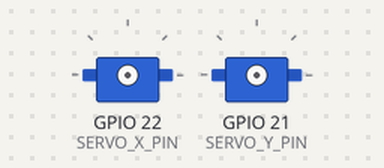
A sketch run on a simulated ESP32. Parts: 2 × servo. Servo pulses on a pin are drawn as a servo (544–2400 µs = 0–180°).

Above: at 0.1 s.
At 8.09 s:
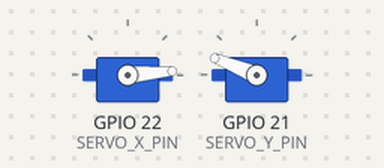
At 23.41 s:
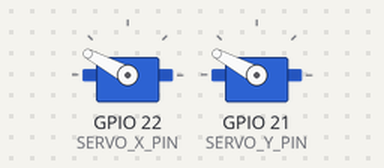
At 39.61 s:
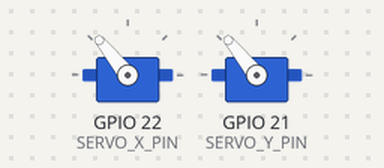
Timing chart, 0 to 40.0 s (numbered marks = the images above):
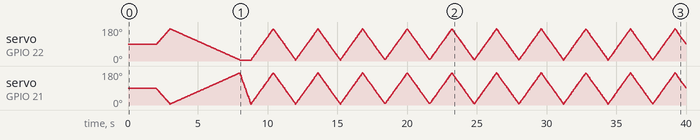

The sketch:

servoTest02.ino
```cpp
struct XYPos {
  int x;
  int y;
};

#include <Arduino.h>
#include <M5Unified.h>
#include <Wire.h>
#include <driver/gpio.h>   // gpio_reset_pin を使う場合

static constexpr uint32_t SERVO_HZ = 50;
static constexpr uint8_t RES_BITS = 16;
static constexpr uint32_t PERIOD_US = 1000000UL / SERVO_HZ;
static constexpr uint32_t DUTY_MAX = (1UL << RES_BITS) - 1;

static constexpr uint8_t SERVO_X_PIN = 22;
static constexpr uint8_t SERVO_Y_PIN = 21;
static constexpr uint8_t CH_X = 6;
static constexpr uint8_t CH_Y = 5;

static constexpr int MIN_US_X = 600;
static constexpr int MAX_US_X = 2300;
static constexpr int MIN_US_Y = 600;
static constexpr int MAX_US_Y = 2300;

// 速度上限（deg/sec）…実機で詰める
static constexpr uint32_t MAX_DEG_PER_SEC_X = 300;
static constexpr uint32_t MAX_DEG_PER_SEC_Y = 300;

// 更新周期（50Hzなら20msが筋）
static constexpr uint32_t SERVO_TICK_MS = 20;

static inline int clampDeg(int deg) {
  if (deg < -90) deg = -90;
  if (deg > 90) deg = 90;
  return deg;
}

static inline uint32_t us_to_duty(uint32_t us) {
  return us * DUTY_MAX / PERIOD_US;
}

static inline void ledcWriteUs(uint8_t ch, int us) {
  if (ch == CH_X) {
    if (us < MIN_US_X) us = MIN_US_X;
    if (us > MAX_US_X) us = MAX_US_X;
  } else {
    if (us < MIN_US_Y) us = MIN_US_Y;
    if (us > MAX_US_Y) us = MAX_US_Y;
  }
  ledcWriteChannel(ch, us_to_duty((uint32_t)us));
}

static inline void servoWriteDeg(uint8_t ch, int deg) {
  deg = clampDeg(deg);
  int us;
  if (ch == CH_X) us = MIN_US_X + (deg + 90) * (MAX_US_X - MIN_US_X) / 180;
  else us = MIN_US_Y + (deg + 90) * (MAX_US_Y - MIN_US_Y) / 180;
  ledcWriteUs(ch, us);
}

static inline void applyXY(const XYPos& p) {
  servoWriteDeg(CH_X, p.x);
  servoWriteDeg(CH_Y, p.y);
}

// --- 目的地セット（-90..+90） ---
static XYPos g_cur = { 0, 0 };
static XYPos g_next = { 0, 0 };

static inline void setNextXY(int x1, int y1) {
  g_next.x = clampDeg(x1);
  g_next.y = clampDeg(y1);
}

// --- 移動状態（非ブロッキング） ---
struct MoveState {
  bool active = false;
  XYPos start{ 0, 0 };
  XYPos target{ 0, 0 };
  uint32_t t0 = 0;
  uint32_t duration = 0;
  uint32_t nextTick = 0;
} g_mv;

static inline uint32_t ceil_div_u32(uint32_t a, uint32_t b) {
  return (a + b - 1) / b;
}

// 指定msを「速度上限」＋「tick境界」にクランプ
static uint32_t clampDurationMs(const XYPos& s, const XYPos& t, uint32_t reqMs) {
  const uint32_t dx = (uint32_t)abs(t.x - s.x);
  const uint32_t dy = (uint32_t)abs(t.y - s.y);

  const uint32_t minMsX = (MAX_DEG_PER_SEC_X == 0) ? 0 : ceil_div_u32(dx * 1000UL, MAX_DEG_PER_SEC_X);
  const uint32_t minMsY = (MAX_DEG_PER_SEC_Y == 0) ? 0 : ceil_div_u32(dy * 1000UL, MAX_DEG_PER_SEC_Y);
  uint32_t minMs = (minMsX > minMsY) ? minMsX : minMsY;

  uint32_t ms = reqMs;
  if (ms < minMs) ms = minMs;

  // tick(20ms)に丸め（0は許可）
  if (ms != 0) {
    ms = ceil_div_u32(ms, SERVO_TICK_MS) * SERVO_TICK_MS;
  }
  return ms;
}

static void moveBegin(uint32_t durationMs) {
  g_mv.start = g_cur;
  g_mv.target = g_next;

  uint32_t ms = clampDurationMs(g_mv.start, g_mv.target, durationMs);

  if (ms == 0 || (g_mv.start.x == g_mv.target.x && g_mv.start.y == g_mv.target.y)) {
    g_cur = g_mv.target;
    applyXY(g_cur);
    g_mv.active = false;
    return;
  }

  g_mv.duration = ms;
  g_mv.t0 = millis();
  g_mv.nextTick = g_mv.t0;  // 即時更新してからtickで進める
  g_mv.active = true;
}

static inline bool isMoving() {
  return g_mv.active;
}

// loop()から頻繁に呼ぶ（止まらない）
static void moveUpdate() {
  if (!g_mv.active) return;

  const uint32_t now = millis();

  // tickより早い呼び出しは無視（処理コスト削減）
  if ((int32_t)(now - g_mv.nextTick) < 0) return;
  g_mv.nextTick += SERVO_TICK_MS;

  const uint32_t elapsed = now - g_mv.t0;
  if (elapsed >= g_mv.duration) {
    g_cur = g_mv.target;
    applyXY(g_cur);
    g_mv.active = false;
    return;
  }

  // 補間（float無し）
  const int x = g_mv.start.x + (int32_t)(g_mv.target.x - g_mv.start.x) * (int32_t)elapsed / (int32_t)g_mv.duration;
  const int y = g_mv.start.y + (int32_t)(g_mv.target.y - g_mv.start.y) * (int32_t)elapsed / (int32_t)g_mv.duration;

  servoWriteDeg(CH_X, x);
  servoWriteDeg(CH_Y, y);
}

// ブロッキングで「必ず移動を完了」させる（ただしOSへは譲る）
static void moveNextBlocking(uint32_t durationMs) {
  moveBegin(durationMs);

  // moveUpdate()がtick管理している前提なので、ここは“待つだけ”
  while (isMoving()) {
    moveUpdate();

    // ★重要：ここで必ずCPUを譲る（MQTT xTaskも動く）
    // 1msで十分。20ms周期にしたいなら vTaskDelay(pdMS_TO_TICKS(1)) でもOK
    delay(1);
  }
}

void setup() {
  Serial.begin(115200);
  auto cfg = M5.config();

  // そもそもI2C系デバイスを使わないなら、I2Cを使う内蔵機能を切る（後述）
  cfg.internal_imu = false;
  cfg.internal_rtc = false;
  cfg.internal_mic = false;
  cfg.internal_spk = false;

  //M5.begin(cfg);

// ★重要：M5Stackは In/Ex が 21/22 を共有し得るので両方解放
  M5.In_I2C.release();
  M5.Ex_I2C.release();

  // （念のため）ピン機能をリセットしてからPWMへ
  gpio_reset_pin((gpio_num_t)21);
  gpio_reset_pin((gpio_num_t)22);

  delay(2000);

  ledcAttachChannel(22, SERVO_HZ, RES_BITS, CH_X);
  ledcAttachChannel(21, SERVO_HZ, RES_BITS, CH_Y);

  g_cur = { 0, 0 };
  g_next = g_cur;
  applyXY(g_cur);


  // 例：最初の移動を開始（この後も止まらない）
  setNextXY(90, -90);
  moveNextBlocking(1000);

  setNextXY(-90, 90);
  moveBegin(5000);  // 長くても他は止まらない
}

void loop() {
  // ★ここが肝：移動はここで少しずつ進むだけ
  moveUpdate();

  // --- ここに他の処理（MQTT/表示/センサ等）を書いてOK ---
  // 例：移動が終わったら次を予約
  static uint32_t lastAction = 0;
  if (!isMoving() && (millis() - lastAction) > 500) {
    lastAction = millis();
    static int s = 0;
    if (s == 0) {
      setNextXY(-90, -90);
      moveBegin(800);
    }
    if (s == 1) {
      setNextXY(0, 0);
      moveBegin(800);
    }
    if (s == 2) {
      setNextXY(90, 90);
      moveBegin(800);
    }
    if (s == 3) {
      setNextXY(0, 0);
      moveBegin(800);
    }
    s = (s + 1) & 3;
  }
}
```
